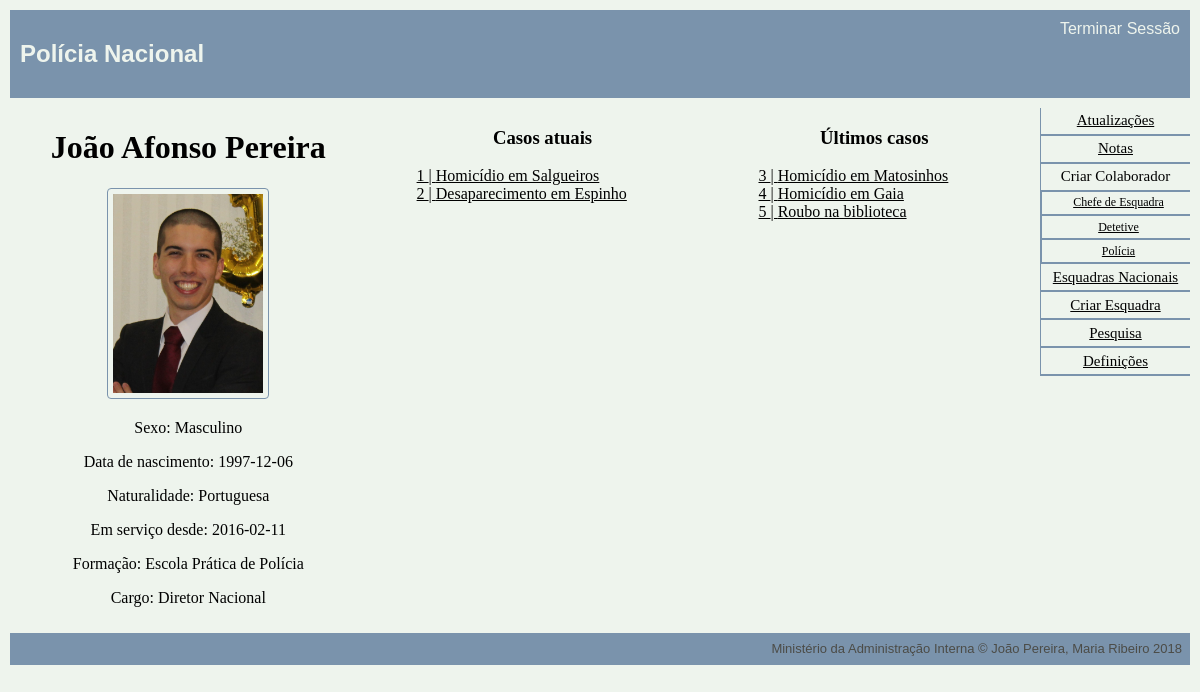
Before: /main.php (signed in) with the older database file.
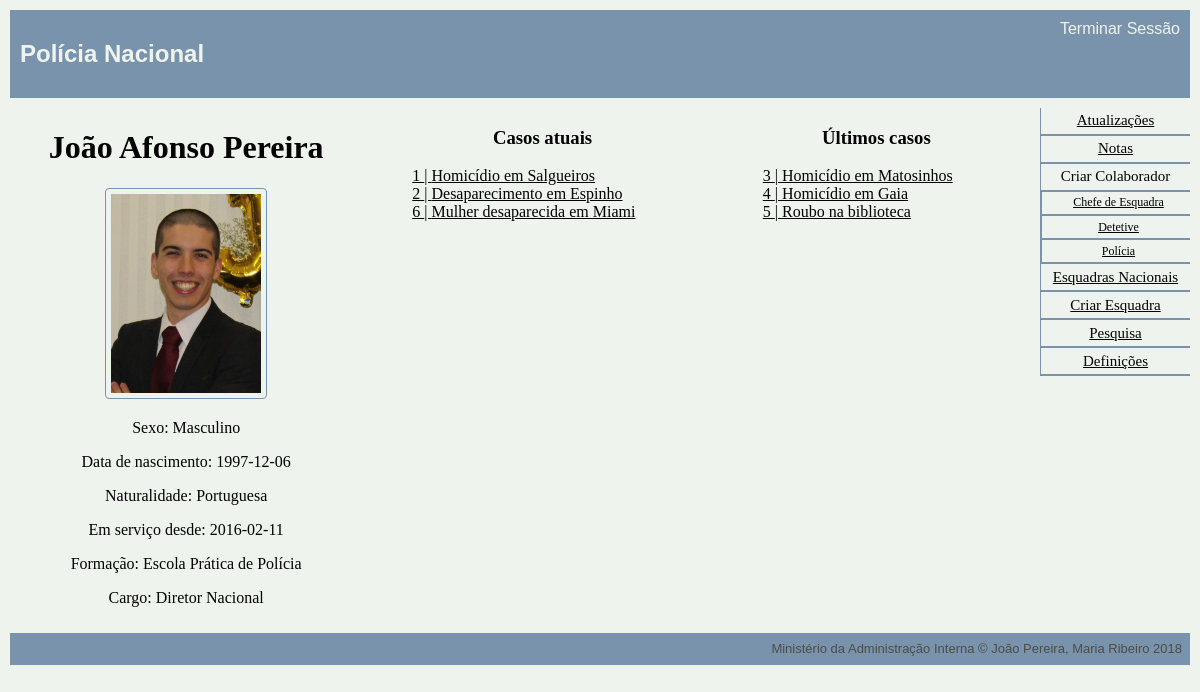
After: the same page with the newer database file.
### tables this page shows
CREATE TABLE occurrences (
    id INTEGER PRIMARY KEY,
    type integer REFERENCES occ_type NOT NULL,
    title VARCHAR NOT NULL,
    chief_detective VARCHAR REFERENCES personnel,
    state VARCHAR REFERENCES states NOT NULL ,
    oppening_date date NOT NULL,
    location VARCHAR NOT NULL,
    description VARCHAR NOT NULL,
    station VARCHAR REFERENCES stations NOT NULL
);

### database/connection.php (called while the page is built, shortened)
<?php $db = new PDO('sqlite:database/database.db');
function getUserByUsername($username) {
  global $db;
  $query = $db->prepare('SELECT * FROM personnel WHERE username = ?');
  $query->execute(array($username));
  return $query->fetch();
}
function GetAllOccurrences() {
  global $db;
  $query = $db->prepare('SELECT * FROM occurrences');
  $query->execute();
  return $query->fetchAll();
}

### main.php (the view, shortened to what this page needs)
 <?php
include_once('database/connection.php');
$username = $_SESSION['username'];
?>
<!DOCTYPE html>
<html>
<head>
    <link href="style.css" rel="stylesheet">
    <link href="layout.css" rel="stylesheet">
</head>
<div class="container">
<?php include_once('common/header_aside.php'); ?>
<body class="body">
    <div id="personnel_info">
        <h1><?php echo $user['fullname']?></h1>
        <p> <?php if (isset($user['profile_pic'])) { ?>
            <img src="profile_pic/<?=$username?>.jpg">
        <?php }?></p>
        <p> Sexo: <?php echo $user['gender'] ?></p>
        <p> Data de nascimento: <?php echo $user['birthdate'] ?>  </p>
        <p> Naturalidade: <?php echo $user['naturality'] ?> </p>
        <p> Em serviço desde: <?php echo $user['start_service'] ?> </p>
        <p> Formação: <?php echo $user['school'] ?> </p>
        <p> Cargo: <?php echo $user['position'] ?> </p>
    </div>
    <?php if ($user['position']=='Diretor Nacional'){
        $occurrences=GetAllOccurrences();
    }elseif ($user['position']=='Chefe de Esquadra'){
        $occurrences=GetOccurrencesByStation($station['id']);
    }elseif ($user['position']=='Detetive'){
        $occurrences=GetOccurrencesByUsernameAndMinorOccurrences($username,$station['id']);
    }elseif ($user['position']=='Polícia'){
        $occurrences=GetOccurrencesByUsername($username);
    }
    if (!empty($occurrences)) { ?>
        <div id="current_work">
            <h3>Casos atuais</h3>
            <ul>
                <?php foreach($occurrences as $occurrence) { ?>
                    <?php if ($occurrence['state']=='Aberto') {?>
                        <?php echo "<li><a href='single_occurrence.php?id=" . $occurrence['id'] . "'>" . $occurrence['id'] . " | " . $occurrence['title'] . "</a></li>" ; ?>
                    <? } ?>
                <? } ?>
            </ul>
        </div>
        <div id="past_work">
            <h3>Últimos casos</h3>
            <ul>
                <?php foreach($occurrences as $occurrence) { ?>
                    <?php if ($occurrence['state']=='Fechado' or $occurrence['state']=='Arquivado') { ?>
                        <?php echo "<li><a href='single_occurrence.php?id=" . $occurrence['id'] . "'>" . $occurrence['id'] . " | " . $occurrence['title'] . "</a></li>" ; ?>
                    <? } ?>
                <? } ?>
            </ul>
        </div>
    <? } ?>
</body>
<?php include_once('common/footer.php'); ?>
</div>
</html>

Changed rows visible on the page:
added occurrences: id "6", title "Mulher desaparecida em Miami", shown under "Casos atuais"
